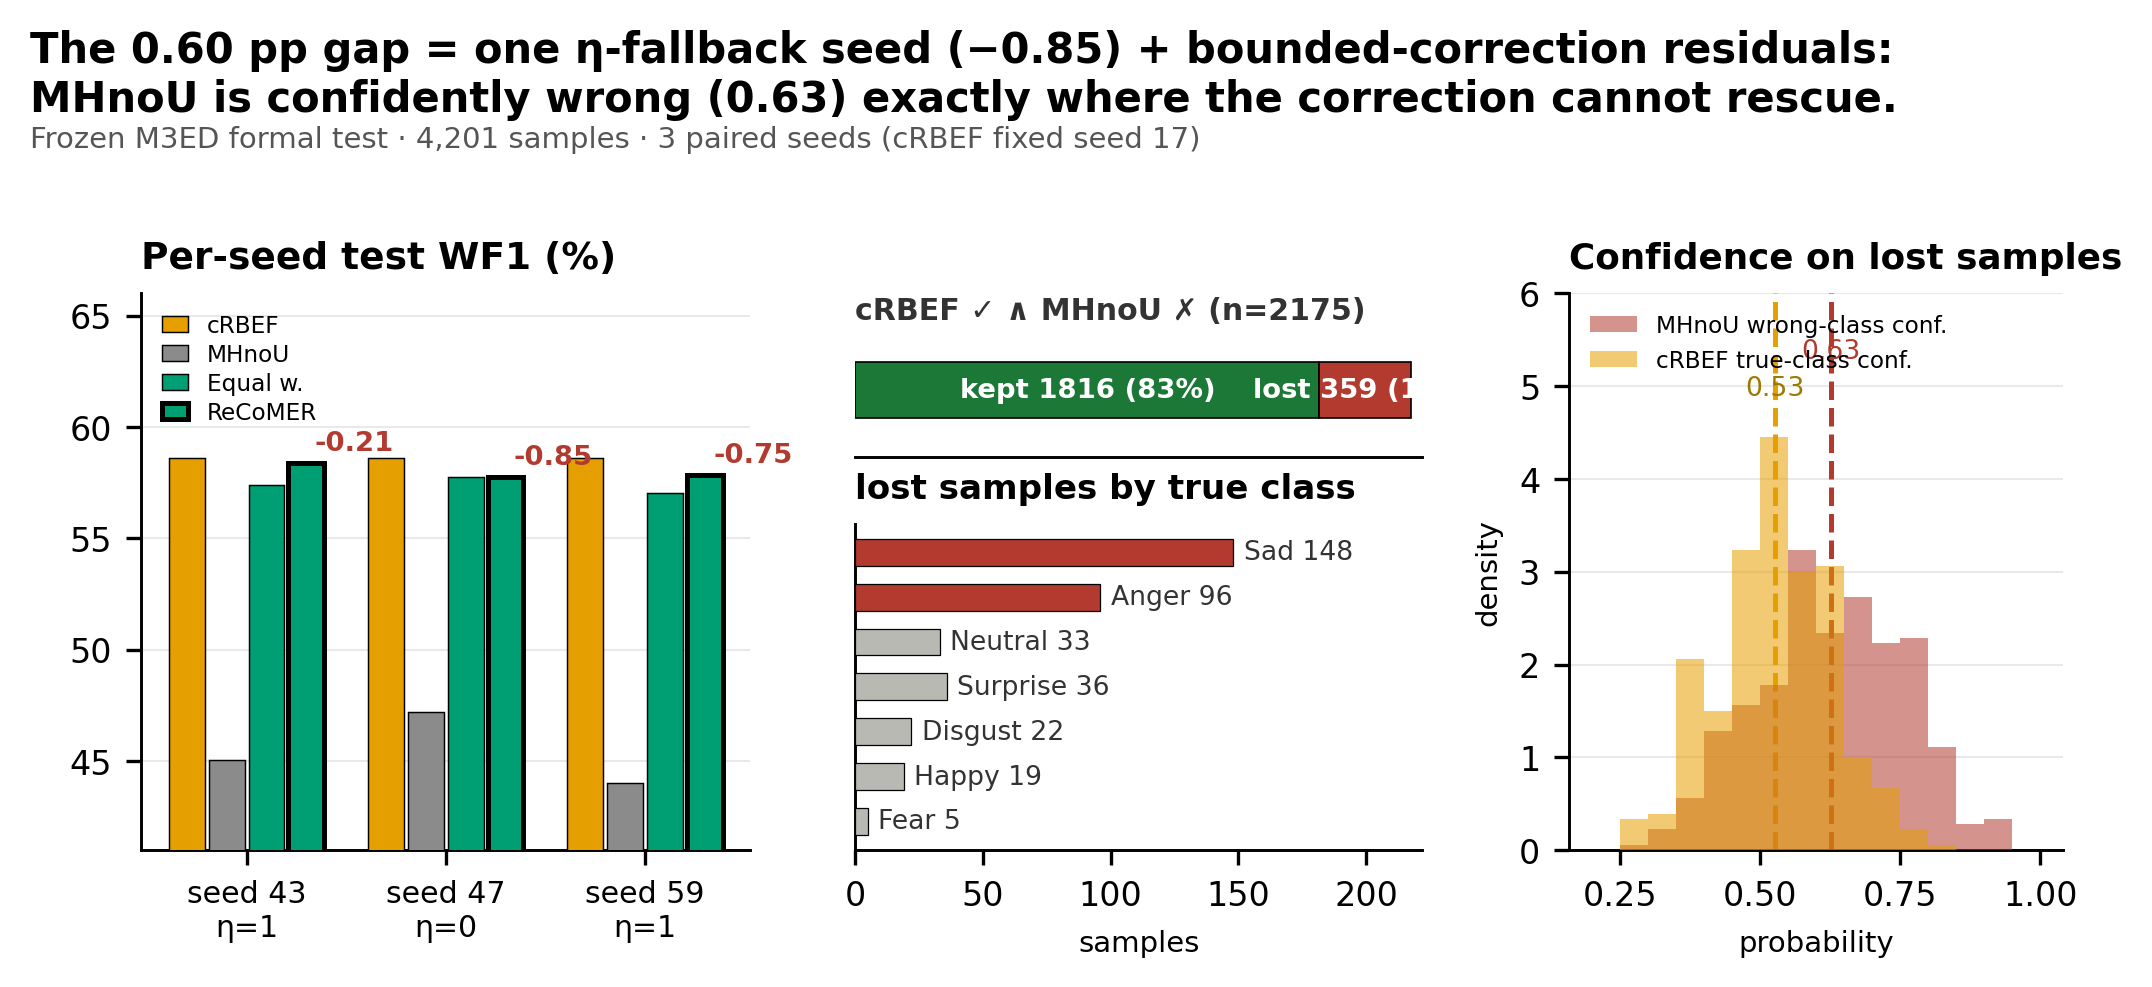

Write Python code to recreate this figure.
# -*- coding: utf-8 -*-
"""图 G：cRBEF > ReCoMER 的归因分解图（修正版）。
面板 a：每 seed 四分枝 WF1（标 eta）；
面板 b：争议样本流向条 + 丢失样本类别构成；
面板 c：丢失样本上 MHnoU 错误置信度 vs cRBEF 正确类置信度分布。
"""
import json
import sys, os
sys.path.insert(0, os.path.dirname(os.path.abspath(__file__)))
import matplotlib.pyplot as plt
import numpy as np
from style_shared import PALETTE, apply_style, headline, save

apply_style()
BASE = os.path.dirname(os.path.abspath(__file__))
R = json.load(open(os.path.join(BASE, "crbef_vs_recomer_decomposition.json"), encoding="utf-8"))
SEEDS = ["43", "47", "59"]
CLASSES = ["Happy", "Neutral", "Sad", "Disgust", "Anger", "Fear", "Surprise"]

fig = plt.figure(figsize=(7.0, 3.2))
ax1 = fig.add_axes([0.065, 0.14, 0.29, 0.58])
ax2 = fig.add_axes([0.405, 0.55, 0.27, 0.17])
ax2b = fig.add_axes([0.405, 0.14, 0.27, 0.34])
ax3 = fig.add_axes([0.745, 0.14, 0.235, 0.58])

# ---- a：每 seed 四分枝 ----
x = np.arange(len(SEEDS))
w = 0.2
arm_keys = [("cRBEF", "cRBEF"), ("MHnoU", "MHnoU"), ("equal_weight", "Equal w."),
            ("probabilities", "ReCoMER")]
for i, (key, lab) in enumerate(arm_keys):
    vals = [R["seeds"][s][key] * 100 for s in SEEDS]
    bars = ax1.bar(x + (i - 1.5) * w, vals, width=w * 0.9,
                   color=PALETTE[key if key in PALETTE else "equal_weight"],
                   edgecolor="black", linewidth=0.35, label=lab, zorder=3)
    if key == "probabilities":
        for b in bars:
            b.set_linewidth(1.2)
ax1.set_title("Per-seed test WF1 (%)", loc="left", fontweight="bold")
ax1.set_xticks(x)
ax1.set_xticklabels([f"seed {s}\n\u03b7={R['seeds'][s]['eta']:g}" for s in SEEDS], fontsize=7.2)
ax1.set_ylim(41, 66)
ax1.grid(axis="y", zorder=0)
ax1.legend(fontsize=5.6, ncol=1, frameon=False, loc="upper left", handlelength=1.1, labelspacing=0.25)
for s_i, s in enumerate(SEEDS):
    gap = (R["seeds"][s]["probabilities"] - R["seeds"][s]["cRBEF"]) * 100
    ax1.annotate(f"{gap:+.2f}", (s_i + 1.5 * w, R["seeds"][s]["probabilities"] * 100),
                 textcoords="offset points", xytext=(2, 3), fontsize=6.6,
                 color="#B23A2F", fontweight="bold")

# ---- b：流向条 + 丢失类别 ----
f = R["pooled"]["flow"]
lost = R["pooled"]["lost_by_class"]
total = f["crbef_ok_mh_bad"]
kept_rc = f["crbef_ok_mh_bad_rc_kept"]
lost_n = total - kept_rc

ax2.barh([0.5], [kept_rc], color="#1B7837", edgecolor="black", lw=0.4, height=0.55, zorder=3)
ax2.barh([0.5], [lost_n], left=kept_rc, color="#B23A2F", edgecolor="black", lw=0.4,
         height=0.55, zorder=3)
ax2.annotate(f"kept {kept_rc:.0f} ({kept_rc/total:.0%})", (kept_rc/2, 0.5), ha="center",
             va="center", fontsize=6.6, color="white", fontweight="bold")
ax2.annotate(f"lost {lost_n:.0f} ({lost_n/total:.0%})", (kept_rc+lost_n/2, 0.5),
             ha="center", va="center", fontsize=6.6, color="white", fontweight="bold")
ax2.annotate(f"cRBEF \u2713 \u2227 MHnoU \u2717 (n={total:.0f})",
             (0, 1.28), fontsize=7.2, fontweight="bold", color="#333333", va="center")
ax2.set_yticks([])
ax2.set_xlim(0, total * 1.02)
ax2.set_ylim(-0.15, 1.45)
ax2.set_xticks([])
for sp in ["left", "right", "top"]:
    ax2.spines[sp].set_visible(False)

cats = ["Sad", "Anger", "Neutral", "Surprise", "Disgust", "Happy", "Fear"]
vals = np.array([lost[c] for c in cats])
cols = ["#B23A2F" if c in ("Sad", "Anger") else "#B9B9B4" for c in cats]
ax2b.barh(np.arange(len(cats))[::-1], vals, color=cols, edgecolor="black", lw=0.3,
          height=0.6, zorder=3)
for i, (c, v) in enumerate(zip(cats, vals)):
    ax2b.annotate(f"{c} {v:.0f}", (v + 4, len(cats) - 1 - i), fontsize=6.4, va="center",
                  color="#333333")
ax2b.set_yticks([])
ax2b.set_xlim(0, vals.max() * 1.5)
ax2b.set_title("lost samples by true class", loc="left", fontweight="bold", fontsize=8.2)
ax2b.set_xlabel("samples", fontsize=7)

# ---- c：置信度分布 ----
mh_lost, cr_lost = [], []
for s in SEEDS:
    d = np.load(os.path.join(BASE, "full_test_local", s, "PREDICTIONS.npz"))
    yt = d["y_true"]
    arms = {k: d[k] for k in ["MHnoU", "cRBEF", "probabilities"]}
    cr, mh, rc = arms["cRBEF"].argmax(1), arms["MHnoU"].argmax(1), arms["probabilities"].argmax(1)
    lost_mask = (cr == yt) & (mh != yt) & (rc != yt)
    mh_lost += list(arms["MHnoU"][lost_mask].max(1))
    cr_lost += list(arms["cRBEF"][lost_mask][np.arange(lost_mask.sum()), yt[lost_mask]])

bins = np.linspace(0.2, 1.0, 17)
ax3.hist(mh_lost, bins=bins, density=True, alpha=0.55, color="#B23A2F",
         label="MHnoU wrong-class conf.", zorder=3)
ax3.hist(cr_lost, bins=bins, density=True, alpha=0.55, color="#E69F00",
         label="cRBEF true-class conf.", zorder=3)
ax3.axvline(np.mean(mh_lost), color="#B23A2F", lw=1.2, ls="--")
ax3.axvline(np.mean(cr_lost), color="#E69F00", lw=1.2, ls="--")
ax3.annotate(f"{np.mean(mh_lost):.2f}", (np.mean(mh_lost), 5.3), fontsize=6.4,
             color="#B23A2F", ha="center")
ax3.annotate(f"{np.mean(cr_lost):.2f}", (np.mean(cr_lost), 4.9), fontsize=6.4,
             color="#9A7A00", ha="center")
ax3.set_title("Confidence on lost samples", loc="left", fontweight="bold", fontsize=8.6)
ax3.set_xlabel("probability", fontsize=7)
ax3.set_ylabel("density", fontsize=7)
ax3.set_ylim(0, 6)
ax3.legend(fontsize=5.6, frameon=False, loc="upper left")
ax3.grid(axis="y", zorder=0)

headline(fig, "The 0.60 pp gap = one \u03b7-fallback seed (\u22120.85) + bounded-correction residuals:\n"
              "MHnoU is confidently wrong (0.63) exactly where the correction cannot rescue.",
         y=0.995)
fig.text(0.012, 0.872, "Frozen M3ED formal test \u00b7 4,201 samples \u00b7 3 paired seeds (cRBEF fixed seed 17)",
         fontsize=7.0, color="#555555", ha="left")
save(fig, "figG_crbef_gap_decomposition")
